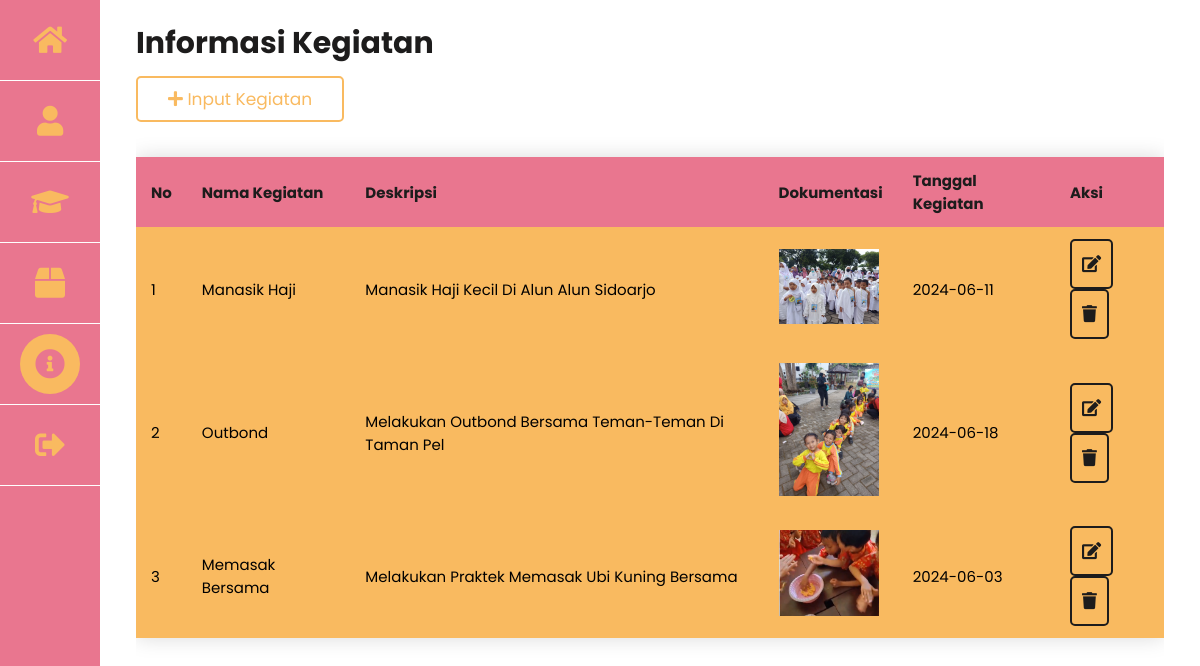
Page /guru/dashboard/informasi_kegiatan.php (signed in) on the committed database.
### tables this page shows
CREATE TABLE `informasi_kegiatan` (
  `id_kegiatan` int(11) NOT NULL,
  `nama_kegiatan` varchar(50) NOT NULL DEFAULT '',
  `deskripsi` varchar(50) NOT NULL DEFAULT '',
  `dokumentasi` varchar(255) DEFAULT '',
  `tgl_kegiatan` date NOT NULL
);

### guru/dashboard/informasi_kegiatan.php (the view, shortened to what this page needs)
<?php
include '../../conn.php';
$informasi_kegiatan_query = "SELECT * FROM informasi_kegiatan";
$informasi_kegiatan = $conn->query($informasi_kegiatan_query);
?>
<!DOCTYPE html>
<html lang="en">
<head>
    <link rel="stylesheet" href="https://cdnjs.cloudflare.com/ajax/libs/font-awesome/5.15.4/css/all.min.css">
    <link rel="stylesheet" href="https://cdnjs.cloudflare.com/ajax/libs/lightgallery-js/1.4.0/css/lightgallery.min.css">
    <link rel="stylesheet" href="../../assets/css/style.css">
</head>
<body>
    <aside class="sidebar">
        <div class="link">
            <a href="../../index.php" class="">
                <i class="fas fa-home"></i>
            </a>
        </div>
        <div class="link">
            <a href="index.php" class="">
                <i class="fas fa-user"></i>
            </a>
        </div>
        <div class="link">
            <a href="nilai.php" class="">
                <i class="fas fa-graduation-cap"></i>
            </a>
        </div>
        <div class="link">
            <a href="barang_bawaan.php" class="">
                <i class="fas fa-box"></i>
            </a>
        </div>
        <div class="link">
            <a href="#" class="active">
                <i class="fas fa-info-circle"></i>
            </a>
        </div>
        <div class="link">
            <a href="../../logout.php" class="">
                <i class="fas fa-sign-out-alt"></i>
            </a>
        </div>
    </aside>
    <div class="teacher-content">
        <div class="box-container">
            <div class="title">
                <h1>
                    Informasi Kegiatan
                </h1>
                <a href="input_informasi_kegiatan.php" class="btn">
                    <i class="fas fa-plus"></i>
                    <span>Input Kegiatan</span>
                </a>
            </div>
            <div class="box-detail">
                <table class="table">
                    <thead>
                        <tr>
                            <th>No</th>
                            <th>Nama Kegiatan</th>
                            <th>Deskripsi</th>
                            <th>Dokumentasi</th>
                            <th>Tanggal Kegiatan</th>
                            <th>Aksi</th>
                        </tr>
                    </thead>
                    <tbody>
                        <?php
                        if ($informasi_kegiatan->num_rows > 0):
                            $no = 1;
                            while ($row = $informasi_kegiatan->fetch_assoc()):
                                ?>
                                <tr>
                                    <td><?= $no++ ?></td>
                                    <td><?= $row['nama_kegiatan'] ?></td>
                                    <td><?= $row['deskripsi'] ?></td>
                                    <td>
                                        <img src="../../uploads/<?= $row['dokumentasi'] ?>" width="100px" alt="<?= $row['dokumentasi'] ?>" class="gallery-image">
                                    </td>
                                    <td><?= $row['tgl_kegiatan'] ?></td>
                                    <td>
                                        <a href="edit_informasi_kegiatan.php?id_kegiatan=<?= $row['id_kegiatan'] ?>" class="btn-edit">
                                            <i class="fas fa-edit"></i>
                                        </a>
                                        <a href="delete_informasi_kegiatan.php?id_kegiatan=<?= $row['id_kegiatan'] ?>" class="btn-delete" onclick="confirm('Yakin hapus data ini?')">
                                            <i class="fas fa-trash"></i>
                                        </a>
                                    </td>
                                </tr>
                                <?php
                            endwhile;
                        endif;
                        ?>
                    </tbody>
                </table>
            </div>
        </div>
    </div>
</body>
</html>

### assets/css/style.css (style rules this page uses)
:root { --orange: #f9ba60; --pink: #e9768f; --black: #1d1c1c; --white: #fff; --light-color: #666; --box-shadow: 0 0.5rem 1.5rem rgba(0, 0, 0, 0.1); }
* { font-family: "Poppins", sans-serif; margin: 0; padding: 0; box-sizing: border-box; outline: none; border: none; text-decoration: none; text-transform: capitalize; transition: all 0.2s linear; }
html { font-size: 62.5%; overflow-x: hidden; scroll-behavior: smooth; }
.btn { font-size: 1.7rem; margin-top: 1rem; display: inline-block; padding: 0.8rem 3rem; border-radius: 0.5rem; border: 0.2rem solid var(--orange); color: var(--orange); background: none; cursor: pointer; }
.btn-edit { font-size: 1.7rem; display: inline-block; align-items: center; justify-content: center; padding: 1rem; border-radius: 0.5rem; border: 0.2rem solid var(--black); color: var(--black); background: none; cursor: pointer; }
.btn-delete { font-size: 1.7rem; display: inline-block; align-items: center; justify-content: center; padding: 1rem; border-radius: 0.5rem; border: 0.2rem solid var(--black); color: var(--black); background: none; cursor: pointer; }
.sidebar { margin: 0; width: 100px; background-color: var(--pink); position: fixed; height: 100%; overflow: auto; }
.sidebar .link { display: flex; align-items: center; justify-content: center; font-size: 3rem; padding: 1rem 2rem; border-bottom: 1px solid var(--white); }
.sidebar .link a { display: flex; align-items: center; justify-content: center; font-size: 3rem; width: 60px; height: 60px; color: var(--orange); padding: 16px; text-decoration: none; border-radius: 50%; -webkit-border-radius: 50%; -moz-border-radius: 50%; -ms-border-radius: 50%; -o-border-radius: 50%; }
.sidebar a.active { background-color: var(--orange); color: var(--pink); }
.teacher-content { margin-left: 100px; padding: 1px 16px; }
.teacher-content .box-container .title h1 { font-size: 3rem; color: var(--black); }
.teacher-content .box-container { border-radius: 20px; display: flex; flex-direction: column; width: 100%; padding: 2rem; gap: 1.5rem; -webkit-border-radius: 20px; -moz-border-radius: 20px; -ms-border-radius: 20px; -o-border-radius: 20px; }
.teacher-content .box-container .box-detail { display: flex; flex-direction: column; gap: 1.5rem; overflow: auto; }
.table { width: 100%; border-collapse: collapse; margin: 20px 0; font-size: 1em; min-width: 400px; box-shadow: 0 0 20px rgba(0, 0, 0, 0.15); }
.table thead tr { background-color: var(--pink); color: var(--black); text-align: left; font-weight: bold; }
.table th, .table td { font-size: 1.5rem; padding: 12px 15px; text-align: left; }
.table tbody tr { background-color: var(--orange); }

### rows in the picture
informasi_kegiatan: nama_kegiatan "Manasik Haji", deskripsi "Manasik Haji Kecil Di Alun Alun Sidoarjo", dokumentasi (picture), tgl_kegiatan "2024-06-11"
informasi_kegiatan: nama_kegiatan "Outbond", deskripsi "Melakukan Outbond Bersama Teman-Teman Di Taman Pel", dokumentasi (picture), tgl_kegiatan "2024-06-18"
informasi_kegiatan: nama_kegiatan "Memasak Bersama", deskripsi "Melakukan Praktek Memasak Ubi Kuning Bersama", dokumentasi (picture), tgl_kegiatan "2024-06-03"
